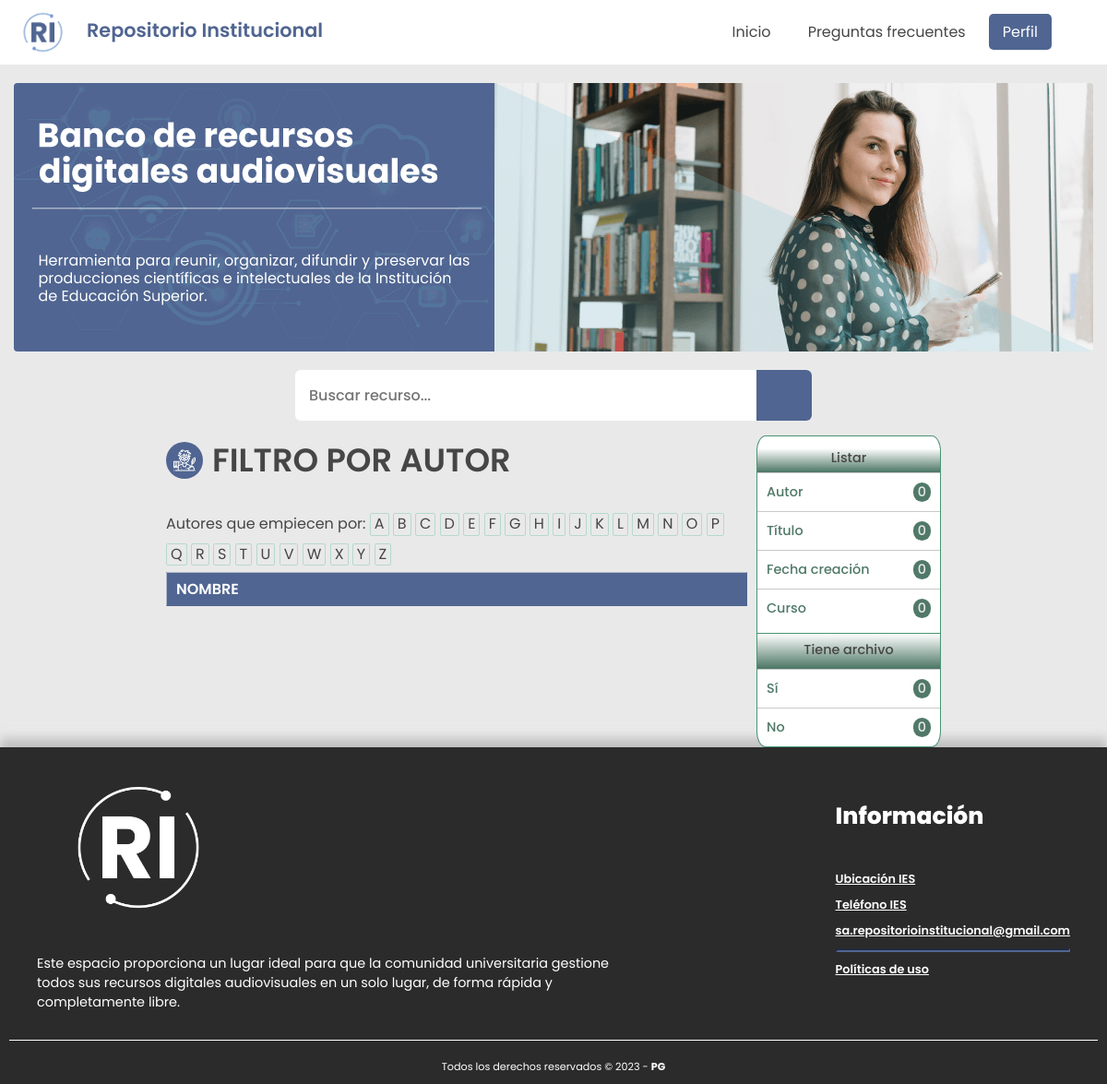
/busqueda/Autor/, run on an earlier commit of the app's database.
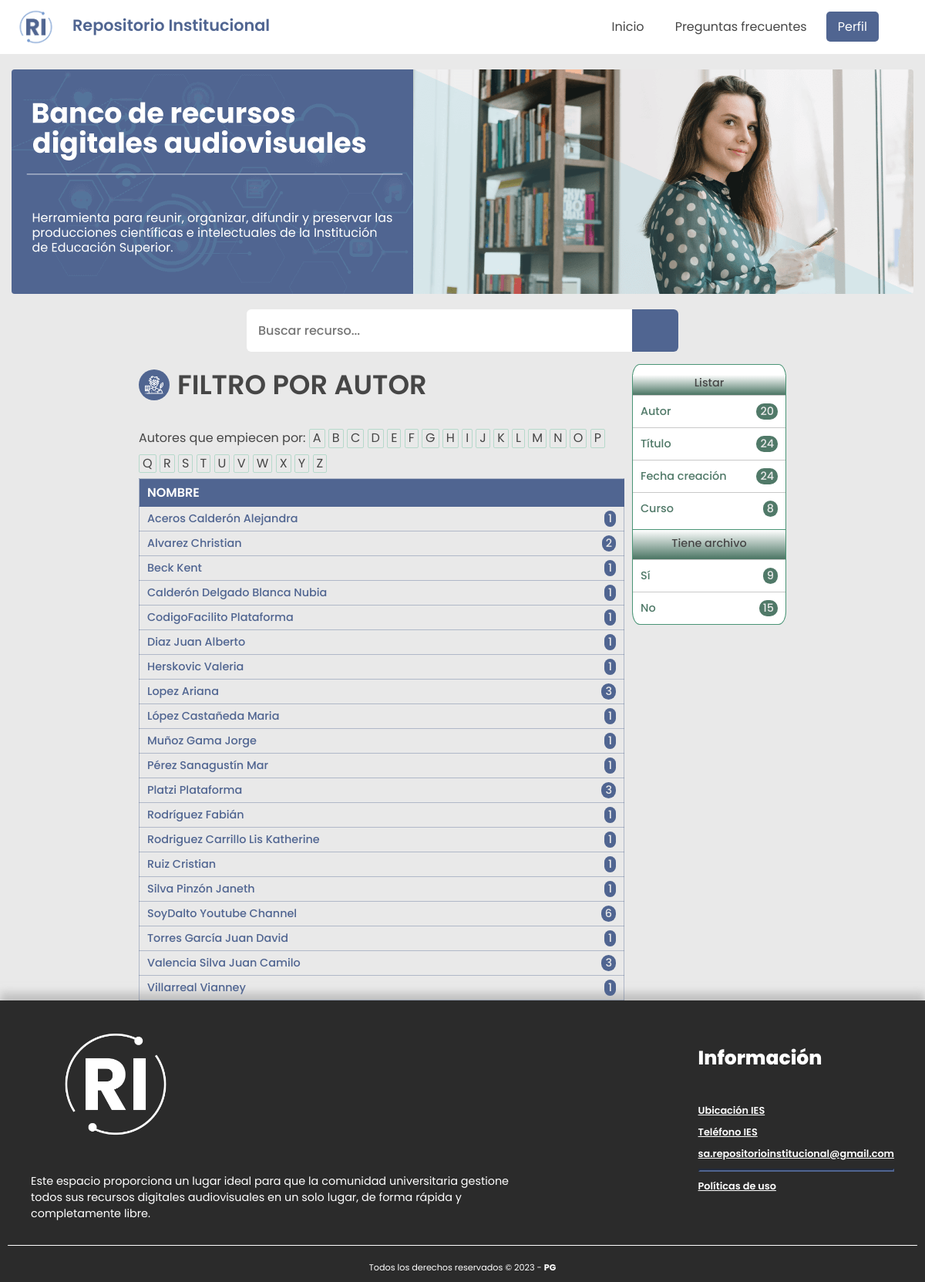
And on a later commit of the database.
### tables this page shows
CREATE TABLE `autor` (
  `id` int(11) NOT NULL,
  `nombre` varchar(30) NOT NULL,
  `apellido` varchar(30) NOT NULL,
  `estado` tinyint(4) NOT NULL,
  `fecha_creacion` timestamp NOT NULL DEFAULT current_timestamp() ON UPDATE current_timestamp(),
  `id_docente` int(11) NOT NULL
);

### index.php (called while the page is built, shortened)
<?php
$plantilla = new vistasControlador();
$plantilla->obtener_plantilla_controlador();
?>

### modelos/mainModel.php (called while the page is built, shortened)
<?php
    if($peticionAjax){
        require_once "../config/SERVER.php";
        require_once "../utilidades/Utilidades.php";
    }else{
        require_once "./utilidades/Utilidades.php";
    }
    class mainModel{
        protected static function conectar(){
            try {
                $conexion = new PDO(SGBD, USER, PASS);
                $conexion->exec("SET CHARACTER SET utf8");
            } catch (Exception $e) {
                echo '<script>
                    Swal.fire({
                        title: "Error",
                        text: "Error al conectarse con el servidor",
                        icon: "error",
                        confirmButtonText: "Aceptar"
                    });
                </script>';
            }
            return $conexion;
        }
    }
?>

### utilidades/Utilidades.php (called while the page is built, shortened)
<?php
class Utilidades {
    private static $estados = array(0 => "INACTIVO",
            1 => "ACTIVO",
            2 => "PENDIENTE ACTIVACION",
            3 => "ELIMINADO"
            );
    public static function getIdEstado($nombreEstado){
        return array_keys(self::$estados, $nombreEstado)[0];
    }
}
?>

### modelos/homeModelo.php (called while the page is built, shortened)
<?php
    require_once "mainModel.php";
    if($peticionAjax){
        require_once "../utilidades/Utilidades.php";
    }else{
        require_once "./utilidades/Utilidades.php";
    }
    class homeModelo extends mainModel{
        protected static function filtrar_recursos($pTipo, $pBuscar){
            if($pTipo == "Busqueda"){
                $arrayParametro = explode("¡", $pBuscar);
                $search = "";
                foreach($arrayParametro AS $dato){
                    $varDato = mainModel::decryption($dato);
                    if(strpos($varDato, '~~') == ""){
                        if($search!=""){
                            $search .= " ";
                        }
                    }
                    $search .= $varDato;
                }
                $search = str_replace("~~","",$search);
                $sql = mainModel::conectar()->prepare("SELECT DISTINCT (r.id),r.titulo,r.fecha_publicacion_recurso FROM recurso r LEFT JOIN autor_recurso ar
                ON r.id=ar.id_recurso LEFT JOIN autor a ON a.id = ar.id_autor LEFT JOIN etiqueta_recurso er ON er.id_recurso = r.id LEFT JOIN etiqueta e ON er.id_etiqueta = e.id
                JOIN curso_recurso cr ON cr.id_recurso = r.id JOIN curso c ON c.id=cr.id_curso
                WHERE (r.titulo LIKE '%".$search."%' OR CONCAT(a.nombre,' ',a.apellido) LIKE '%".$search."%' OR CONCAT(a.apellido,' ',a.nombre) LIKE '%".$search."%' OR e.descripcion LIKE '%".$search."%' OR r.fecha_publicacion_recurso LIKE '%".$search."%' OR c.nombre LIKE '%".$search."%' OR r.internal_id LIKE '%".$search."%') AND r.estado='".Utilidades::getIdEstado("ACTIVO")."';");
            }else if($pTipo=="Autor"){
                $sql = mainModel::conectar()->prepare("SELECT nombre,apellido,id FROM autor WHERE estado='".Utilidades::getIdEstado("ACTIVO")."' ORDER BY apellido");
            }else if($pTipo=="Titulo"){
                $sql = mainModel::conectar()->prepare("SELECT DISTINCT (r.id),r.titulo,r.fecha_publicacion_recurso FROM recurso r LEFT JOIN autor_recurso ar
                ON r.id=ar.id_recurso LEFT JOIN autor a ON a.id = ar.id_autor WHERE r.estado='".Utilidades::getIdEstado("ACTIVO")."' ORDER BY r.titulo");
            }else if($pTipo=="Fecha"){
                $sql = mainModel::conectar()->prepare("SELECT DISTINCT (r.id),r.titulo,r.fecha_publicacion_recurso FROM recurso r LEFT JOIN autor_recurso ar
                ON r.id=ar.id_recurso LEFT JOIN autor a ON a.id = ar.id_autor WHERE r.estado='".Utilidades::getIdEstado("ACTIVO")."' ORDER BY r.fecha_publicacion_recurso");
            }else if($pTipo=="Curso"){
                $sql = mainModel::conectar()->prepare("SELECT nombre,id FROM curso WHERE estado='".Utilidades::getIdEstado("ACTIVO")."' ORDER BY nombre");
            }else if($pTipo=="Cursofiltrar"){
                $sql = mainModel::conectar()->prepare("SELECT nombre,id FROM curso WHERE nombre LIKE '".$pBuscar."%' AND estado='".Utilidades::getIdEstado("ACTIVO")."' ORDER BY nombre");
            }else if($pTipo=="Autorfiltrar"){
                $sql = mainModel::conectar()->prepare("SELECT nombre,apellido,id FROM autor WHERE apellido LIKE '".$pBuscar."%' AND estado='".Utilidades::getIdEstado("ACTIVO")."' ORDER BY apellido");
            }else if($pTipo == "Archivos"){
                if($pBuscar=="Si"){
                    $sql = mainModel::conectar()->prepare("SELECT DISTINCT (r.id), r.titulo, r.fecha_publicacion_recurso FROM recurso r JOIN archivo a ON r.id=a.id_recurso WHERE r.estado='".Utilidades::getIdEstado("ACTIVO")."' ORDER BY r.titulo");
                }else{
                    $sql = mainModel::conectar()->prepare("SELECT DISTINCT (r.id), r.titulo, r.fecha_publicacion_recurso,a.id_recurso FROM recurso r LEFT JOIN archivo a ON r.id=a.id_recurso WHERE a.id_recurso IS NULL AND r.estado='".Utilidades::getIdEstado("ACTIVO")."' ORDER BY r.titulo;");
                }
            }
            $sql->execute();
            return $sql;
        }
        protected static function cargar_recursos($pId){
            $sql = mainModel::conectar()->prepare("SELECT COUNT(*) AS recursos FROM autor_recurso ar JOIN recurso r ON r.id=ar.id_recurso WHERE id_autor = '".$pId."' AND r.estado='".Utilidades::getIdEstado("ACTIVO")."'");
            $sql->execute();
            return $sql->fetchColumn();
        }
    }
?>

### controladores/homeControlador.php (called while the page is built, shortened)
<?php
if($peticionAjax){
    require_once "../modelos/homeModelo.php";
}else{
    require_once "./modelos/homeModelo.php";
}
class homeControlador extends homeModelo{
    public function listado_filtro_recursos($pTipo, $pBuscar){
        $listado = homeModelo::filtrar_recursos($pTipo, $pBuscar);
        return $listado->fetchAll();
    }
    public function cargar_recursos_autor($pId){
        $recursos = homeModelo::cargar_recursos($pId);
        return $recursos;
    }
}
?>

### vistas/contenidos/filtroAutor.php (the view, shortened to what the rows shown need)
<main class="mainContarinerFilters">
    <section class = "tableWithContent">
        <section class="general-tableJQ-container">
            <div class="overview-general-admin">
                <div class="title">
                    <h1 class="panel-title-name">Filtro por autor</h1>
                </div>
                <div class="panel-title-name noRESPtable-dataJQ-container">
                    <table id="tablaUsuarios" class="noRESPtb-admin-records">
                        <thead>
                            <tr>
                                <td class="titleTableFilterSearch">Nombre</td>
                            </tr>
                        </thead>
                    <tbody>
                <?php
                    require_once "./controladores/homeControlador.php";
                    $ins_home = new homeControlador();
                    $datos_filtro = $ins_home->listado_filtro_recursos($pagina[1],$pagina[2]);
                    foreach($datos_filtro as $vRecurso){
                        $recursos = $ins_home->cargar_recursos_autor($vRecurso['id']);
                        if($recursos > 0){
                        ?>
                        <tr>
                            <td><a href="<?php echo SERVER_URL."busqueda/filtroAutor/".$vRecurso['id']; ?>" class="redireccionTable"><?php echo $vRecurso['apellido']." ".$vRecurso['nombre']; ?><span class="tableFilterCounter"><?php echo $recursos; ?></span></a></td>
                        </tr>
                        <?php }} ?>
                        </tbody>
                    </table>
                </div>
        </section>
    </section>
</main>
</body>
</html>

What changed in the data, as far as the page shows it:
added autor: apellido "Aceros Calderón", nombre "Alejandra", recursos "1"
added autor: apellido "Alvarez", nombre "Christian", id "2"
added autor: apellido "Beck", nombre "Kent", recursos "1"
added autor: apellido "Calderón Delgado", nombre "Blanca Nubia", recursos "1"
added autor: apellido "CodigoFacilito", nombre "Plataforma", recursos "1"
added autor: apellido "Diaz", nombre "Juan Alberto", recursos "1"
added autor: apellido "Herskovic", nombre "Valeria", recursos "1"
added autor: apellido "Lopez", nombre "Ariana", recursos "3"
added autor: apellido "López Castañeda", nombre "Maria", recursos "1"
added autor: apellido "Muñoz Gama", nombre "Jorge", recursos "1"
added autor: apellido "Pérez Sanagustín", nombre "Mar", recursos "1"
added autor: apellido "Platzi", nombre "Plataforma", recursos "3"
added autor: apellido "Rodríguez", nombre "Fabián", recursos "1"
added autor: apellido "Rodriguez Carrillo", nombre "Lis Katherine", recursos "1"
added autor: apellido "Ruiz", nombre "Cristian", recursos "1"
added autor: apellido "Silva Pinzón", nombre "Janeth", recursos "1"
added autor: apellido "SoyDalto", nombre "Youtube Channel", recursos "6"
added autor: apellido "Torres García", nombre "Juan David", recursos "1"
added autor: apellido "Valencia Silva", nombre "Juan Camilo", recursos "3"
added autor: apellido "Villarreal", nombre "Vianney", recursos "1"
Also different on the page:
count($listaAutores): "0" → "20"
count($listaTitulo): "0" → "24"
count($listaFecha): "0" → "24"
count($listaCurso): "0" → "8"
count($listaArchivosSi): "0" → "9"
count($listaArchivosNo): "0" → "15"
